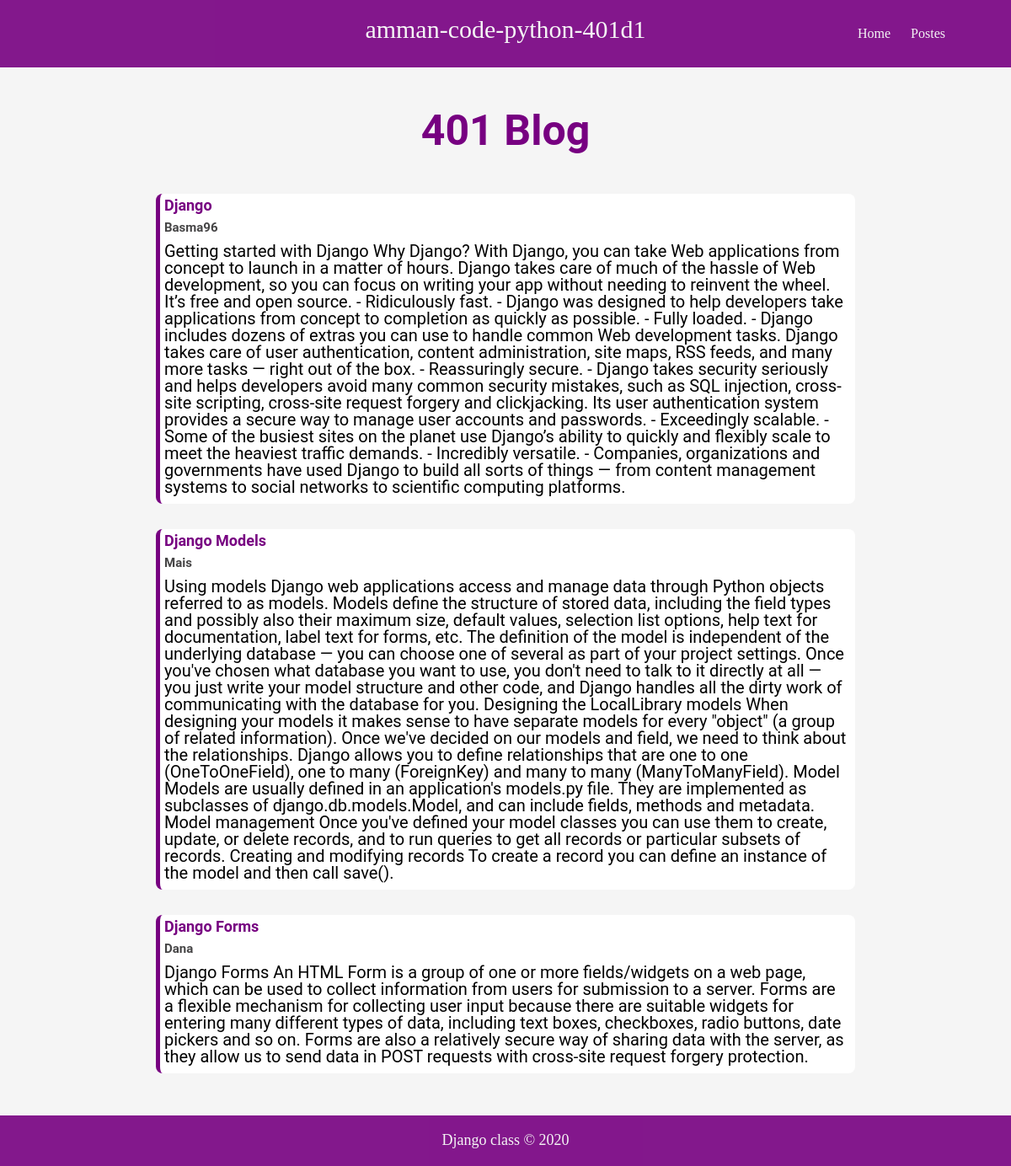
Page /postes on the committed database.
### blog/models.py (models this page shows, shortened)
class Post(models.Model):
    title = models.CharField(max_length=64)
    author = models.ForeignKey('auth.user', on_delete=models.CASCADE)
    body = models.TextField(blank=True)

### blog/views.py (the view)
# urls.py: path('postes', PostesView.as_view(), name = 'postes'),
class PostesView(ListView):
    template_name = 'postes.html'
    model = Post

### templates/postes.html
{% extends 'base.html' %}
{% block content %}
<h2>401 Blog</h2>
<section id="content">
    {% for post in object_list %}
    <div class="div">
        <h3>{{ post.title }}</h3>
        <h4>{{ post.author }}</h4>
        <p>{{ post.body }}</p>
    </div>
    {% endfor %}
</section>
{% endblock content %}

### templates/base.html (shortened to what this page needs)
<!DOCTYPE html>
<html lang="en">
<head>
    {% load static %}
    <link rel="stylesheet" href="{% static 'styles/base.css' %}">
    <link rel="stylesheet" href="{% static 'styles/layout.css' %}">
    <link rel="stylesheet" href="{% static 'styles/modules.css' %}">
    <link rel="stylesheet" href="{% static 'styles/reset.css' %}">
</head>
<body>
    <header>
        <h1>amman-code-python-401d1</h1>
        <nav>
            <ul>
                <li><a href="{% url 'home' %}">Home</a></li>
                <li><a href="{% url 'postes' %}">Postes</a></li>
            </ul>
        </nav>
    </header>
    <main>
        {% block content %}
        {% endblock content %}
    </main>
    <footer id="footer">
        <p>Django class &copy; 2020</p>
    </footer>
</body>
</html>

### static/styles/base.css (style rules this page uses)
* { font-family: 'Roboto', sans-serif; }
body { background-color: #f5f5f5; }
header { width: 100%; height: 80px; background-color: #770081; opacity: .9; }
a { text-decoration: none; color: #770081; }
main { margin: 50px 185px; min-height: 514px; }

### static/styles/layout.css (style rules this page uses)
header h1 { color: #f5f5f5; font-size: 30px; text-align: center; padding: 20px 0; }
nav ul { float: right; margin: -38px 58px; }
nav ul li { display: inline-block; margin-right: 20px; }
nav ul li a { color: #f5f5f5; text-decoration: none; cursor: pointer; }
main h2 { color: #770081; font-size: 50px; font-weight: bolder; margin: 50px 0; text-align: center; }
#footer p { color: #f5f5f5; font-size: 18px; padding: 10px; text-align: center; }
.div { background-color: white; border-bottom-left-radius: 8px; border-bottom-right-radius: 8px; border-top-left-radius: 8px; border-top-right-radius: 8px; border-left: 5px solid #770081; margin-bottom: 30px; }
.div h3 { color: #770081; font-size: 18px; font-weight: bolder; padding: 5px; }
.div h4 { color: #464546; font-size: 15px; font-weight: bolder; padding: 5px; }
.div p { color: #000000; font-size: 20px; font-weight: normal; padding: 5px 10px 10px 5px; }

### static/styles/modules.css (style rules this page uses)
#footer { background-color: #770081; height: 50px; opacity: .9; padding: 10px 0 0 0; width: 100%; }
#content { display: block; }

### rows in the picture
Post: title "Django", author "Basma96", body "Getting started with Django Why Django? With Django, you can take Web applications from concept to launch in a matter of hours. Django takes care of much of the hassle of Web development, so you can focus on writing your app without needing to reinvent the wheel. It’s free and open source. - Ridiculously fast. - Django was designed to help developers take applications from concept to completion as quickly as possible. - Fully loaded. - Django includes dozens of extras you can use to handle common Web development tasks. Django takes care of user authentication, content administration, site maps, RSS feeds, and many more tasks — right out of the box. - Reassuringly secure. - Django takes…"
Post: title "Django Models", author "Mais", body "Using models Django web applications access and manage data through Python objects referred to as models. Models define the structure of stored data, including the field types and possibly also their maximum size, default values, selection list options, help text for documentation, label text for forms, etc. The definition of the model is independent of the underlying database — you can choose one of several as part of your project settings. Once you've chosen what database you want to use, you don't need to talk to it directly at all — you just write your model structure and other code, and Django handles all the dirty work of communicating with the database for you. Designing the…"
Post: title "Django Forms", author "Dana", body "Django Forms An HTML Form is a group of one or more fields/widgets on a web page, which can be used to collect information from users for submission to a server. Forms are a flexible mechanism for collecting user input because there are suitable widgets for entering many different types of data, including text boxes, checkboxes, radio buttons, date pickers and so on. Forms are also a relatively secure way of sharing data with the server, as they allow us to send data in POST requests with cross-site request forgery protection."
